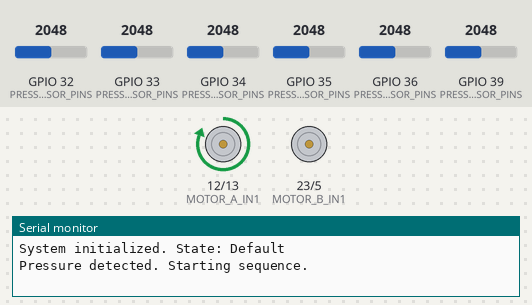
The sketch below on a simulated ESP32. On the bench: motor-driver pin pairs drawn as motors (green arrow = first pin HIGH = forward, orange = second pin HIGH = backward, longer = more drive), the last lines printed to the serial monitor. Inputs (shaded band) come from the test bench; at power-on: GPIO 32 (PRESSURE_SENSOR_PINS) = 2048, GPIO 33 (PRESSURE_SENSOR_PINS) = 2048, GPIO 34 (PRESSURE_SENSOR_PINS) = 2048, GPIO 35 (PRESSURE_SENSOR_PINS) = 2048, GPIO 36 (PRESSURE_SENSOR_PINS) = 2048, GPIO 39 (PRESSURE_SENSOR_PINS) = 2048.

Above: at 0.5 s.
At 11.5 s:
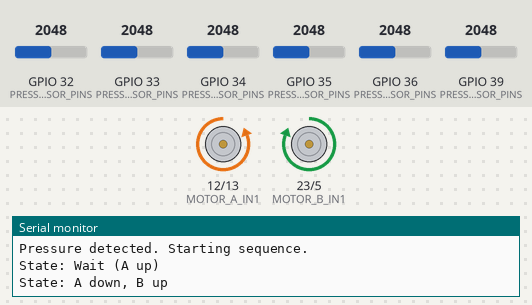
At 17.1 s:
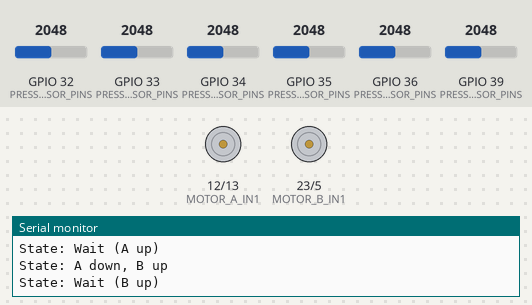
At 22.6 s:
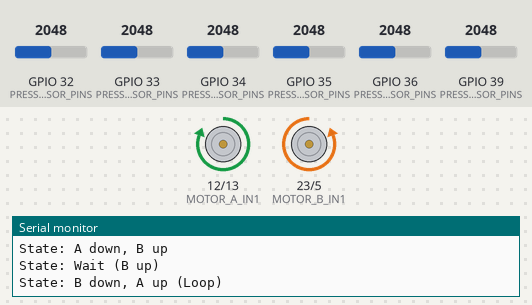
Timing chart, 0 to 28.9 s (numbered marks = the images above):
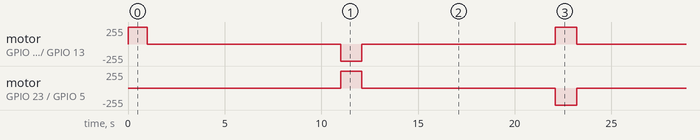

The sketch:

timed_motor_control.ino
```cpp
/*
  Pressure-Triggered Iteration Motor Control

  This sketch uses a state machine to control an alternating motor sequence
  based on input from pressure sensors.

  Primary logic:
  - Default State: Motors are stopped in the 'down' position.
  - Homing: When pressure is lost, active motors return to the 'down' position.
  - Iteration: When pressure is detected, a timed sequence of motor
    movements begins and repeats until pressure is lost.
*/

// Pin Definitions
const int PRESSURE_SENSOR_PINS[6] = {39, 36, 34, 35, 32, 33};
const int MOTOR_A_IN1 = 12; // Left Motor
const int MOTOR_A_IN2 = 13;
const int MOTOR_B_IN1 = 23;  // Right Motor
const int MOTOR_B_IN2 = 5;

// System Constants
const int PRESSURE_THRESHOLD = 300;       // Minimum total pressure to begin iteration.
const unsigned long MOTOR_UP_MS = 1000;     // Duration for a motor to move up.
const unsigned long MOTOR_DOWN_MS = 1100;   // Duration for a motor to move down.
const unsigned long ITERATION_WAIT_MS = 10000; // 10-second wait duration.

// State Machine
enum State { IDLE, HOMING, A_MOVING_UP, WAIT_WITH_A_UP, A_DOWN_B_UP, WAIT_WITH_B_UP, B_DOWN_A_UP };
State currentState = IDLE;
unsigned long lastStateChangeTime = 0;
bool homing_requested = false;

void setup() {
  Serial.begin(115200);
  // Initialize all I/O pins.
  for (int pin : PRESSURE_SENSOR_PINS) { pinMode(pin, INPUT); }
  pinMode(MOTOR_A_IN1, OUTPUT);
  pinMode(MOTOR_A_IN2, OUTPUT);
  pinMode(MOTOR_B_IN1, OUTPUT);
  pinMode(MOTOR_B_IN2, OUTPUT);

  stopAllMotors();
  Serial.println("System initialized. State: Default");
}

void loop() {
  // =================================================================
  //  1. SENSOR READING & PRESENCE DETECTION
  // =================================================================
  int sumPressure = 0;
  for (int pin : PRESSURE_SENSOR_PINS) {
    sumPressure += analogRead(pin);
  }
  bool userIsPresent = sumPressure > PRESSURE_THRESHOLD;

  // If user is not present, set a flag to request homing.
  // The actual homing will be handled by the state machine.
  if (!userIsPresent) {
    homing_requested = true;
  }

  // =================================================================
  //  2. STATE MACHINE LOGIC
  // =================================================================
  unsigned long currentTime = millis();

  switch (currentState) {
    // -----------------------------------------------------------------
    //  IDLE: Waiting for a user.
    // -----------------------------------------------------------------
    case IDLE:
      if (userIsPresent) {
        Serial.println("Pressure detected. Starting sequence.");
        homing_requested = false; // Reset homing flag
        currentState = A_MOVING_UP;
        motorA_up();
        lastStateChangeTime = currentTime;
      }
      break;

    // -----------------------------------------------------------------
    //  HOMING: A motor is returning to the down position.
    // -----------------------------------------------------------------
    case HOMING:
      if (currentTime - lastStateChangeTime >= MOTOR_DOWN_MS) {
        stopAllMotors();
        Serial.println("Homing complete. State: IDLE");
        currentState = IDLE;
      }
      break;

    // -----------------------------------------------------------------
    //  A_MOVING_UP: Motor A is moving up.
    // -----------------------------------------------------------------
    case A_MOVING_UP:
      if (currentTime - lastStateChangeTime >= MOTOR_UP_MS) {
        stopAllMotors();
        Serial.println("State: Wait (A up)");
        currentState = WAIT_WITH_A_UP;
        lastStateChangeTime = currentTime;
      }
      break;

    // -----------------------------------------------------------------
    //  WAIT_WITH_A_UP: Motor A is up, waiting.
    // -----------------------------------------------------------------
    case WAIT_WITH_A_UP:
      // If homing is requested, start returning motor A.
      if (homing_requested) {
        Serial.println("Homing: Motor A returning.");
        motorA_down();
        currentState = HOMING;
        lastStateChangeTime = currentTime;
      }
      // Otherwise, continue the normal iteration after the wait time.
      else if (currentTime - lastStateChangeTime >= ITERATION_WAIT_MS) {
        Serial.println("State: A down, B up");
        motorA_down();
        motorB_up();
        currentState = A_DOWN_B_UP;
        lastStateChangeTime = currentTime;
      }
      break;

    // -----------------------------------------------------------------
    //  A_DOWN_B_UP: Motor A moves down, Motor B moves up.
    // -----------------------------------------------------------------
    case A_DOWN_B_UP:
      if (currentTime - lastStateChangeTime >= MOTOR_DOWN_MS) { // Wait for the longest motor duration.
        stopAllMotors();
        Serial.println("State: Wait (B up)");
        currentState = WAIT_WITH_B_UP;
        lastStateChangeTime = currentTime;
      }
      break;

    // -----------------------------------------------------------------
    //  WAIT_WITH_B_UP: Motor B is up, waiting.
    // -----------------------------------------------------------------
    case WAIT_WITH_B_UP:
      // If homing is requested, start returning motor B.
      if (homing_requested) {
        Serial.println("Homing: Motor B returning.");
        motorB_down();
        currentState = HOMING;
        lastStateChangeTime = currentTime;
      }
      // Otherwise, continue the normal iteration after the wait time.
      else if (currentTime - lastStateChangeTime >= ITERATION_WAIT_MS) {
        Serial.println("State: B down, A up (Loop)");
        motorB_down();
        motorA_up();
        currentState = B_DOWN_A_UP;
        lastStateChangeTime = currentTime;
      }
      break;

    // -----------------------------------------------------------------
    //  B_DOWN_A_UP: Motor B moves down, Motor A moves up.
    // -----------------------------------------------------------------
    case B_DOWN_A_UP:
      if (currentTime - lastStateChangeTime >= MOTOR_DOWN_MS) { // Wait for the longest motor duration.
        stopAllMotors();
        Serial.println("State: Wait (A up)");
        currentState = WAIT_WITH_A_UP; // Loop back to the wait state.
        lastStateChangeTime = currentTime;
      }
      break;
  }
}

// Motor Control Functions
void motorA_up() { digitalWrite(MOTOR_A_IN1, HIGH); digitalWrite(MOTOR_A_IN2, LOW); }
void motorA_down() { digitalWrite(MOTOR_A_IN1, LOW); digitalWrite(MOTOR_A_IN2, HIGH); }
void motorB_up() { digitalWrite(MOTOR_B_IN1, HIGH); digitalWrite(MOTOR_B_IN2, LOW); }
void motorB_down() { digitalWrite(MOTOR_B_IN1, LOW); digitalWrite(MOTOR_B_IN2, HIGH); }

void stopAllMotors() {
  digitalWrite(MOTOR_A_IN1, LOW);
  digitalWrite(MOTOR_A_IN2, LOW);
  digitalWrite(MOTOR_B_IN1, LOW);
  digitalWrite(MOTOR_B_IN2, LOW);
}
```

Measured:
- by itself, motor on GPIO 12 (MOTOR_A_IN1) / GPIO 13 (MOTOR_A_IN2), motor on GPIO 23 (MOTOR_B_IN1) / GPIO 5 (MOTOR_B_IN2): repeats every 22.2 s: stopped 10.0 s, backward 255/255 1.1 s, stopped 10.0 s, forward 255/255 1.1 s
